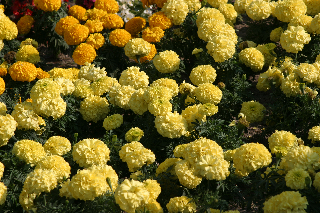
#> input picture MSRC_ObjCategImageDatabase_v2/Images/10_23_s.bmp, 320 x 213 px; its folder holds only this picture in this run
$ python compute_hog_features.py
#> lines starting #> are read from the running program, lines starting #| are printed output that depends on the picture
#!/usr/bin/env python3
#
# SCRIPT: compute_hog_features.py
#
# PURPOSE: Computes Histogram of Oriented Gradients (HOG) features for the dataset.
#          HOG is a powerful descriptor for capturing object shape and structure.
#
# EXAMPLE COMMAND:
# python3 compute_hog_features.py --output_dir ./hog_outputs --visualize_n 10
#

import os
import argparse
import shutil
import cv2
import numpy as np
import scipy.io as sio
from skimage.feature import hog
from skimage import exposure
from tqdm import tqdm


def create_hog_descriptor(image, orientations, pixels_per_cell, cells_per_block, visualize=False):
    """Computes a HOG descriptor for a single image."""
    # HOG works on grayscale images
    gray_image = cv2.cvtColor(image, cv2.COLOR_BGR2GRAY)

    # The hog function returns the feature vector and optionally a visualization image
    if visualize:
        features, hog_image = hog(gray_image, orientations=orientations,
                                  pixels_per_cell=pixels_per_cell,
                                  cells_per_block=cells_per_block,
                                  visualize=True, feature_vector=True,
                                  block_norm='L2-Hys')
        return features, hog_image
    else:
        features = hog(gray_image, orientations=orientations,
                       pixels_per_cell=pixels_per_cell,
                       cells_per_block=cells_per_block,
                       visualize=False, feature_vector=True,
                       block_norm='L2-Hys')
        return features, None


def main():
    parser = argparse.ArgumentParser(description='Compute HOG features for the MSRC dataset.')
    parser.add_argument('--dataset_dir', type=str, default='./MSRC_ObjCategImageDatabase_v2',
                        help='Path to the root of the MSRC dataset.')
    parser.add_argument('--output_dir', type=str, default='./hog_outputs',
                        help='Path where all outputs will be saved.')
    # HOG-specific parameters for experimentation
    parser.add_argument('--orientations', type=int, default=9, help='Number of orientation bins for HOG.')
    parser.add_argument('--pixels_per_cell', type=int, default=8, help='Size (in pixels) of a HOG cell.')
    parser.add_argument('--cells_per_block', type=int, default=2,
                        help='Number of cells in each direction for a HOG block.')
    parser.add_argument('--visualize_n', type=int, default=10, help='Generate visualization for the first N images.')
    args = parser.parse_args()

    images_path = os.path.join(args.dataset_dir, 'Images')
    if not os.path.isdir(images_path):
        print(f"ERROR: Images directory not found at '{images_path}'.")
        return

    # Create descriptive subfolder names
    descriptor_subfolder_name = f'hog_{args.orientations}o_{args.pixels_per_cell}ppc_{args.cells_per_block}cpb'
    descriptor_output_path = os.path.join(args.output_dir, 'descriptors', descriptor_subfolder_name)
    vis_output_path = os.path.join(args.output_dir, 'visualizations', descriptor_subfolder_name)

    print("--- HOG Feature Computation ---")
    print(
        f"Parameters: {args.orientations} orientations, {args.pixels_per_cell}x{args.pixels_per_cell} cell size, {args.cells_per_block}x{args.cells_per_block} block size")
    print(f"Descriptors will be saved to: {descriptor_output_path}")

    os.makedirs(descriptor_output_path, exist_ok=True)
    if args.visualize_n > 0:
        os.makedirs(vis_output_path, exist_ok=True)

    image_files = sorted([f for f in os.listdir(images_path) if f.endswith('.bmp')])

    for i, filename in enumerate(tqdm(image_files, desc="Processing Images")):
        img_path = os.path.join(images_path, filename)
        image = cv2.imread(img_path)
#> image is the input picture: shape (213, 320, 3); mean B, G, R 32.2, 95.3, 108.2
        if image is None:
            print(f"\nDEBUG: Failed to read image: {img_path}. Skipping.")
            continue

        # For HOG, images are often resized to a standard size for consistent descriptor length
        # Let's use a modest standard size.
        std_size = (128, 128)
        image_resized = cv2.resize(image, std_size)
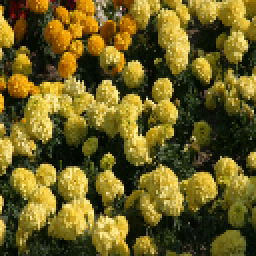
#> image_resized: shape (128, 128, 3) (shown 2 times larger); mean B, G, R 32, 95, 107.9

        features, hog_image = create_hog_descriptor(
            image_resized,
            args.orientations,
            (args.pixels_per_cell, args.pixels_per_cell),
            (args.cells_per_block, args.cells_per_block),
            visualize=(i < args.visualize_n)
        )
#> in create_hog_descriptor, `gray_image = cv2.cvtColor(image, cv2.COLOR_BGR2GRAY)`:
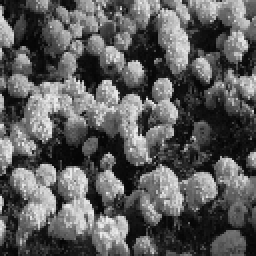
#> gray_image: shape (128, 128) (shown 2 times larger); min 3, max 239, mean 91.7
#> in create_hog_descriptor, `features, hog_image = hog(gray_image, orientations=orientations, pixel..`: features = 8100 values, max 0.322 at index 0, min 0 at index 1973, mean 0.149
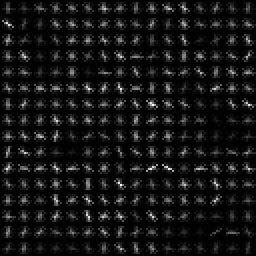
#> hog_image: shape (128, 128) float64 (shown 2 times larger); min 0, max 66.74, mean 5; drawn with min black and max white

        # Save descriptor
        sio.savemat(os.path.join(descriptor_output_path, filename.replace('.bmp', '.mat')), {'F': [features]})

        # Save visualization if generated
        if hog_image is not None:
            # Rescale HOG visualization for better viewing
            hog_image_rescaled = exposure.rescale_intensity(hog_image, in_range=(0, 10))
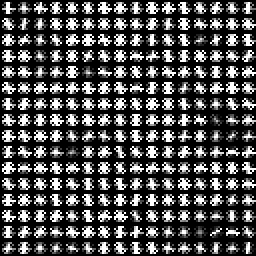
#> hog_image_rescaled: shape (128, 128) float64 (shown 2 times larger); min 0, max 1, mean 0.312
            hog_image_rescaled = (hog_image_rescaled * 255).astype(np.uint8)
            hog_vis_color = cv2.cvtColor(hog_image_rescaled, cv2.COLOR_GRAY2BGR)

            # Create a side-by-side comparison
            h, w, _ = image_resized.shape
#> h = 128; w = 128
            canvas = np.zeros((h, w * 2, 3), dtype=np.uint8)
            canvas[:, :w] = image_resized
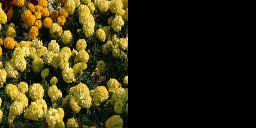
#> canvas: shape (128, 256, 3); mean B, G, R 16, 47.5, 53.9
            canvas[:, w:] = hog_vis_color
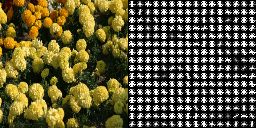
#> canvas: shape (128, 256, 3); mean B, G, R 55.8, 87.3, 93.7
            cv2.putText(canvas, "Original (Resized)", (10, 20), cv2.FONT_HERSHEY_SIMPLEX, 0.5, (0, 255, 255), 1)
            cv2.putText(canvas, "HOG Visualization", (w + 10, 20), cv2.FONT_HERSHEY_SIMPLEX, 0.5, (0, 255, 255), 1)
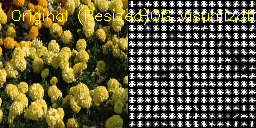
#> canvas: shape (128, 256, 3); mean B, G, R 54.8, 90.1, 96.3

            vis_filename = filename.replace('.bmp', '.jpg')
            cv2.imwrite(os.path.join(vis_output_path, vis_filename), canvas)

    print("\n--- HOG processing complete! ---")


if __name__ == '__main__':
    main()

$ run again, on MSRC_ObjCategImageDatabase_v2/Images/14_10_s.bmp
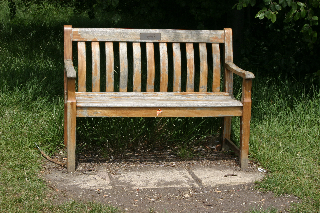
#> input picture MSRC_ObjCategImageDatabase_v2/Images/14_10_s.bmp, 320 x 213 px
#> in main, image is the input picture: shape (213, 320, 3); mean B, G, R 61.5, 88.2, 88.9
#> in create_hog_descriptor, `features, hog_image = hog(gray_image, orientations=orientations, pixel..`: features = 8100 values, max 0.651 at index 778, min 0 at index 392, mean 0.135
#> in main, `cv2.putText(canvas, "HOG Visualization", (w + 10, 20), cv2.FONT_HERSHE..`:
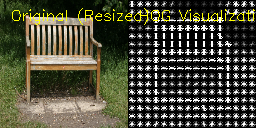
#> canvas: shape (128, 256, 3); mean B, G, R 58.8, 76.5, 76.8
